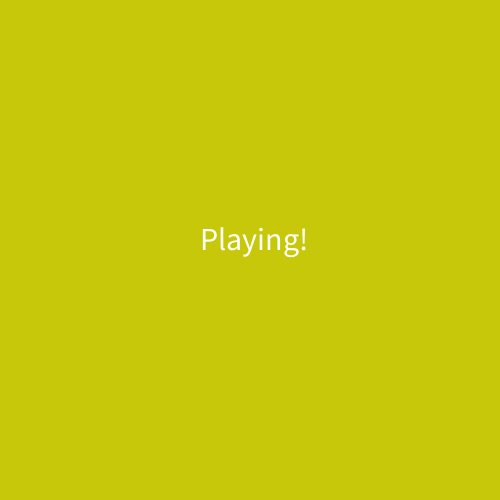
Frame 1 (no input)
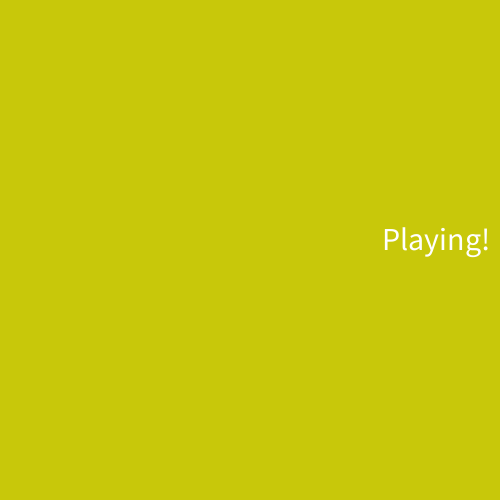
Frame 60 (the mouse pressed at the canvas centre just before this capture)
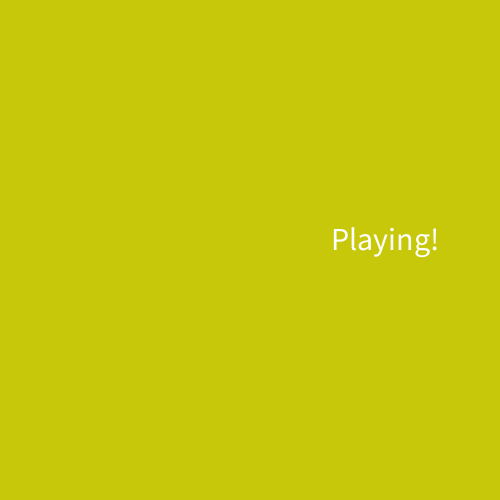
Frame 120 (the mouse held since frame 60 and released just before this capture)

The Processing sketch that drew these frames (run headless with seeded random() and noise(); from frame 60 on, the mouse is pressed at the canvas centre):

// Processing sketch: basicStates
// ── basicStates.pde
int START_SCREEN = 0;

int PLAY_SCREEN = 1;

int END_SCREEN = 2;

int MAP_SCREEN = 3;

int STATE = PLAY_SCREEN;

void setup() {

  size(500, 500);

}

void draw() {

  switch (STATE) {
    
    //kind of like if else statement but works faster

    case 0: // start screen
      showStartScreen();
    break;
    
    case 1: // play screen
      showPlayScreen();
    break;
    
    case 2: // end screen
      showEndScreen();
    break;
    
    case 3: // map screen
      showMapScreen();
    break;

  }

}

void keyTyped() {

  switch(key) {

    case 'q':
      STATE = START_SCREEN;
    break;
    case 'w':
      STATE = END_SCREEN;
    break;
    case 'e':
      STATE = MAP_SCREEN;
    break;
    case 'r':
      STATE = PLAY_SCREEN;
    break;

  }

}

void showStartScreen(){

  background(200);

  textAlign(CENTER);

  textSize(32);

  text("Loading!", 250, 250);

}

void showPlayScreen(){

  background(200, 200, 10);

  textAlign(CENTER);

  textSize(32);

  text("Playing!", sin(frameCount*.02)*200 + 250, 250);

}

void showEndScreen(){

  background(10);

  textAlign(CENTER);

  textSize(32);

  text("END!", 250, 250);

}

void showMapScreen(){

  background(50, 200, 10);

  textAlign(CENTER);

  textSize(32);

  text("MAP!", 250, 250);

}
